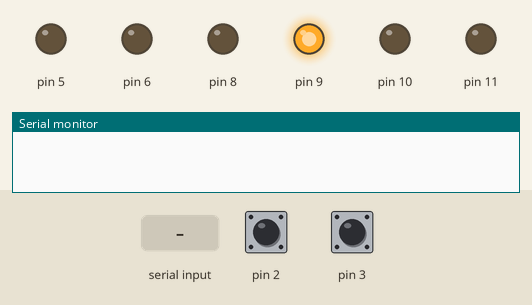
This sketch was run on a simulated Arduino Uno, built with avr-gcc and run on an emulated ATmega328P. Shown: output pins drawn as LEDs (lit = HIGH), the last lines printed to the serial monitor. The test bench sets the inputs (shaded band); at power-on: pin 2 HIGH, pin 3 HIGH.

Above: at 0.01 s.
At 1.2 s:
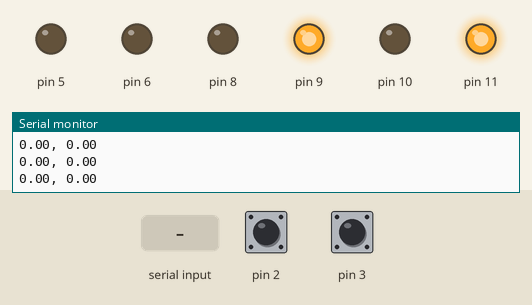
1.3 s: "Hi_Arduino\n" received over Serial
Timing chart, 0 to 4.3 s (numbered marks = the images above; inputs shaded):
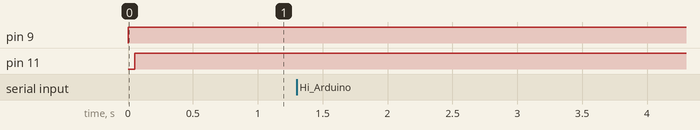

The sketch:

Pi_Arduino.ino
```cpp
#include "motors.h"

const double DEG_PER_TIC = (double)360/(double)384;
const double RAD_PER_DEG = (double)3.141/(double)180;
const double WHEEL_RADIUS = 0.0625/2.0;
const double ROBOT_BASE = 0.201;
const double TICS_PER_ROTATION = 384;
unsigned int left_enc_count, right_enc_count;
unsigned long time_prev, time_now;
double left_angular_vel, right_angular_vel, left_vel = 0, right_vel = 0, line_vel, v = 0.2, delta;
byte motion;    //0 : line, 1 : circle
//Create motor objects with connections and  parameters
//arguements: encoder pin, to motor : out1, out2, enable pin,inverse direction,Kp,Ki,Kd
Motor left_motor(3,8,9,5,false,3.5,2.7,0);
Motor right_motor(2,11,10,6,true,3.5,2.5,0);

void setup() {
  //Serial communication initialization
  Serial.begin(9600);

  //Choose motion status
  motion = 0;
  line_vel = 0;

  if (motion == 1){
    vel_compute(1, 0.3, true);
  }
  else{
    left_vel = line_vel;
    right_vel = line_vel;
  }

  //Configure interrupt pins for encoders
  attachInterrupt(digitalPinToInterrupt(left_motor.ENCODER_PIN), left_tic_counter, CHANGE);
  attachInterrupt(digitalPinToInterrupt(right_motor.ENCODER_PIN), right_tic_counter, CHANGE);
}

void loop() {
  //function to read and intrepret the serial data received from raspberrypi
  //calculate delta and right velocity
  left_vel = leftreadSerialCmd();
  if (left_vel < 0.01){
    left_vel = 0;
    right_vel = 0;
  }
  else{
    delta = v - left_vel;
    right_vel = v + delta;
  }
  if (left_vel < 0){
    left_vel = 0;
  }
  if (right_vel < 0){
    right_vel = 0;
  }

  //move Robot - Use below functions to set reference speed and direction of motor.
  left_motor.rotate(left_vel/WHEEL_RADIUS/(RAD_PER_DEG * DEG_PER_TIC * TICS_PER_ROTATION), 1);
  right_motor.rotate(right_vel/WHEEL_RADIUS/(RAD_PER_DEG * DEG_PER_TIC * TICS_PER_ROTATION), 1);
  left_angular_vel = left_motor.angular_vel;
  right_angular_vel = right_motor.angular_vel;

  //Serial Monitor
//  Serial.print(left_angular_vel * WHEEL_RADIUS * (RAD_PER_DEG * DEG_PER_TIC * TICS_PER_ROTATION));Serial.print(", ");
//  Serial.println(right_angular_vel * WHEEL_RADIUS * (RAD_PER_DEG * DEG_PER_TIC * TICS_PER_ROTATION));
  Serial.print(left_vel);Serial.print(", ");
  Serial.println(right_vel);
   //Serial.print(left_motor.pwm_show); Serial.print(", "); Serial.println(right_motor.pwm_show);

  //Serial Plotter
  //Serial.println(left_angular_vel * WHEEL_RADIUS * (RAD_PER_DEG * DEG_PER_TIC * TICS_PER_ROTATION)); Serial.print(", ");
  //Serial.println(right_angular_vel * WHEEL_RADIUS * (RAD_PER_DEG * DEG_PER_TIC * TICS_PER_ROTATION));

  delay(50);  //Defines control loop frequency
}

//Compute velocity for each wheel when the car preceeds in circle
void vel_compute(double Radius_Circle, double w_Circle, bool CLOCKWISE){
  if (CLOCKWISE == true){
    left_vel = w_Circle * (2.0 * Radius_Circle + ROBOT_BASE / 2.0) / 2.0;
    right_vel = w_Circle * (2.0 * Radius_Circle - ROBOT_BASE / 2.0) / 2.0;
  }
  else{
    left_vel = w_Circle * (2.0 * Radius_Circle - ROBOT_BASE / 2.0) / 2.0;
    right_vel = w_Circle * (2.0 * Radius_Circle + ROBOT_BASE / 2.0) / 2.0;
  }
}

//Callback functions when interrupt are triggered by encoders
void left_tic_counter(){
  //call motor tick counter
  left_motor.tic_counter();
}
void right_tic_counter(){
  //call motor tick counter
  right_motor.tic_counter();
}
```

motors.h
```cpp
const double MICRO_PER_SEC = 1000000.0;
//Motor Class with different paramters for configuring the connections
class Motor{
private:
  bool INVERSE;
  double Kp, Ki, Kd, scale = 20;
  unsigned long time_prev, time_now, time_diff;
  double err_prev = 0, err_integ = 0;
  double TICS_PER_ROTATION = 384; //This can be varied based on interrupt configuration
  int current_pwm = 0;
  double thres = 50, deadzone = 0.051;

public:
  byte ENCODER_PIN, OUT1, OUT2, ENB;
  unsigned int tic_count = 0;
  unsigned int tic_count_prev = 0;
  int pwm_show = 0;
  double angular_vel;

  Motor(byte enc_pin, byte out1, byte out2, byte enb, bool inverse,
    double Kp, double Ki, double Kd);
  void calc_angular_vel();
  void rotate(double ref, int direction);
  double get_angular_vel();
  void tic_counter();
  void pid_controller(double ref);
};

//Initialize the motor parameters
Motor::Motor(byte enc_pin, byte out1, byte out2, byte enb, bool inverse,
  double Kp, double Ki, double Kd){
  this->ENCODER_PIN = enc_pin;
  this->OUT1 = out1;
  this->OUT2 = out2;
  this->ENB = enb;
  this->INVERSE = inverse;
  this->Kp = Kp;
  this->Kd = Kd;
  this->Ki = Ki;
  this->time_prev = micros();
  pinMode(enc_pin, INPUT_PULLUP);
  pinMode(out1, OUTPUT);
  pinMode(out2, OUTPUT);
  pinMode(enb, OUTPUT);
}

//function to calculate angular velocity
void Motor::calc_angular_vel(){
  time_diff = time_now - time_prev;
  angular_vel = (tic_count - tic_count_prev) * MICRO_PER_SEC / TICS_PER_ROTATION / time_diff;
  delay(50);
}

//function to rotate the motor, parameters: reference velocity and direction of motor
void Motor::rotate(double ref, int direction){
  if (INVERSE == false){
    digitalWrite(OUT1, LOW);
    digitalWrite(OUT2, HIGH);
  }
  else{
    digitalWrite(OUT1, HIGH);
    digitalWrite(OUT2, LOW);
    }
  Motor::pid_controller(ref);
  /*if (current_pwm < 0){
    digitalWrite(OUT1, -INVERSE);
    digitalWrite(OUT2, INVERSE);
    current_pwm = -current_pwm;
  }*/
  analogWrite(ENB, current_pwm);
}

//control algorithm to maintain the speed
void Motor::pid_controller(double ref){
  double err_now, vel_now, P, I, D;
  vel_now = Motor::get_angular_vel();
  err_now = ref - vel_now;
  /*if (abs(err_now) < deadzone){
    err_now = 0;
  }*/
  if (abs(err_now) < thres){
    err_integ = err_integ + err_now;
  }
  else{
    err_integ = 0;
  }
  P = err_now * Kp;
  I = err_integ * Ki * time_diff / MICRO_PER_SEC;
  D = (err_now - err_prev) * Kd * MICRO_PER_SEC / time_diff;
  current_pwm = (P + I + D) * scale;
  if (current_pwm > 255){
    current_pwm = 255;
  }
  if (current_pwm < 0){
    current_pwm = 0;
  }
  pwm_show = current_pwm;
  err_prev = err_now;
}

//function to read the current angular velocity of motors
double Motor::get_angular_vel(){
  time_now = micros();
  Motor::calc_angular_vel();
  tic_count_prev = tic_count;
  time_prev = time_now;
  return angular_vel;
}

//function to increment the tics for each motor.
void Motor::tic_counter(){
  tic_count++;
}
```

raspberryCom.ino
```cpp
double leftreadSerialCmd(){
  String inCmd = "";
  String inValue = "";
  bool subCmdPresent = false;
  short int valueCount = 0;
  float values[] = {0,0};
  if(Serial.available() > 0){
    while(Serial.available() > 0){
      int inChar = Serial.read();
      if(inChar==' ' || inChar=='\n'){
      }else if(isDigit(inChar)){
        inValue += (char)inChar;
      }else if( inChar == '.' || inChar == '-'){
        inValue += (char)inChar;
      }else if( inChar == ',' ){
        if (inValue != ""){
          values[valueCount] = inValue.toFloat();
        }
        inValue = "";
        valueCount++;
      }else if(isAscii(inChar)){
        inCmd = inCmd + (char)inChar;
      }

      if (inChar == '\n'){
        if (inValue != ""){
          values[valueCount] = inValue.toFloat();
        }
        inCmd.replace("\n","");
        inCmd.replace(" ","");

        if (inCmd == "Hi_Arduino" ){
          Serial.println("Hi_Raspberry");
        }else if (inCmd == "setValue"){
          return values[0];
        }else{
          //Serial.println("cmd_Error");
          //Serial.println("<"+inCmd+">");
        }
      }
    }
  }
}
```
